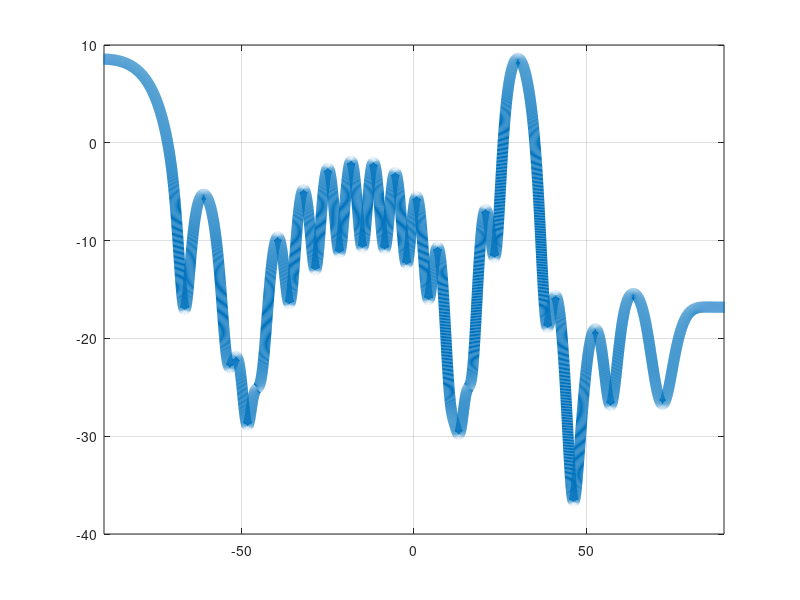

This chart was generated by the following MATLAB code:
clear all
clc
% Parameters
theta_inc = 15;
f = 17e9;
lambda = 3e8 / f;
R0 = 1 * exp(1i * pi);
R1 = 1 * exp(1i * 0);
N = 3;
D = 1.3 * lambda;
theta = linspace(-120, 120, 10000) * pi / 180;
L = (2 * N + 1) * D;
b = 5 * D;
k = 2 * pi / lambda;

% Calculation
aefn = L / 2 * (sin(theta) - sind(theta_inc));
Fsha = k * b * L * (cos(theta) - cosd(theta_inc)) .* sinc(k .* aefn);
alpha = D * (sin(theta) - sind(theta_inc)) / 4;
Fkbeta = (cos(4 * k * alpha * N) - cos(4 * k * alpha * (N + 1))) ./ (1 - cos(4 * k * alpha));
Ftop = k * b * D * (R0 * exp(-1i * k .* alpha) + R1 * exp(1i * k .* alpha)) .* Fkbeta .* sinc(k .* alpha);
Ftot = Ftop + Fsha;
ftot = Ftot .^ 2;

% Convert to dB
electric = 20 * log10(abs(Ftot));

% Gaussian Smoothing
sigma = 50; % Standard deviation for Gaussian filter
sz = 6 * sigma;  % Size of Gaussian filter
x = linspace(-sz / 2, sz / 2, sz);
gaussFilter = exp(-x .^ 2 / (2 * sigma ^ 2));
gaussFilter = gaussFilter / sum(gaussFilter); % Normalize

% Apply Gaussian filter
electric_smoothed = conv(electric, gaussFilter, 'same');

% Decrease by 10 dB for angles from -15 to 15 degrees
angles = theta * 180 / pi; % Convert radians to degrees
adjust_indices = angles >= 10 & angles <= 20; % Find indices where angle is between -15 and 15
electric_smoothed(adjust_indices) = electric_smoothed(adjust_indices) - 0.1; % Decrease by 10 dB

% Plotting
plot(theta * 180 / pi, rot90(rot90(electric_smoothed-22+5.7+10.1-1.8+2.4+6.3)), 'LineWidth', 8)
hold on
xlim([-90 90])
%ylim([-60 20])

grid on
hold on


